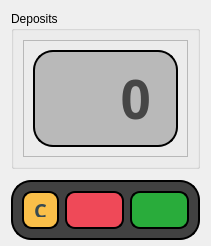
            <widget class="QWidget" name="deposits">
             <layout class="QGridLayout" name="gridLayout_12">
              <item row="0" column="0">
               <widget class="QGroupBox" name="groupBox_5">
                <property name="title">
                 <string>Deposits</string>
                </property>
                <layout class="QGridLayout" name="gridLayout_10">
                 <item row="0" column="0">
                  <widget class="QFrame" name="frame_6">
                   <property name="frameShape">
                    <enum>QFrame::StyledPanel</enum>
                   </property>
                   <property name="frameShadow">
                    <enum>QFrame::Raised</enum>
                   </property>
                   <layout class="QGridLayout" name="gridLayout_11">
                    <item row="0" column="0">
                     <widget class="QLabel" name="output_deposit">
                      <property name="font">
                       <font>
                        <family>Cascadia Mono</family>
                        <pointsize>40</pointsize>
                        <bold>true</bold>
                       </font>
                      </property>
                      <property name="styleSheet">
                       <string notr="true">color: rgb(70, 70, 70);
background-color: rgb(185, 185, 185);
border: 2px solid rgb(0, 0, 0);
border-radius: 20px;
padding-right: 10px;
padding-left: 10px;
padding-top: 10px;
padding-bottom: 10px;</string>
                      </property>
                      <property name="frameShape">
                       <enum>QFrame::Box</enum>
                      </property>
                      <property name="frameShadow">
                       <enum>QFrame::Raised</enum>
                      </property>
                      <property name="text">
                       <string>0</string>
                      </property>
                      <property name="alignment">
                       <set>Qt::AlignRight|Qt::AlignTrailing|Qt::AlignVCenter</set>
                      </property>
                      <property name="margin">
                       <number>10</number>
                      </property>
                     </widget>
                    </item>
                   </layout>
                  </widget>
                 </item>
                </layout>
               </widget>
              </item>
              <item row="1" column="0">
               <widget class="QFrame" name="frame_10">
                <property name="minimumSize">
                 <size>
                  <width>0</width>
                  <height>60</height>
                 </size>
                </property>
                <property name="maximumSize">
                 <size>
                  <width>16777215</width>
                  <height>50</height>
                 </size>
                </property>
                <property name="styleSheet">
                 <string notr="true">color: rgb(255, 255, 255);
background-color: rgb(65, 65, 65);
border: 2px solid rgb(0, 0, 0);
border-radius: 20px;</string>
                </property>
                <property name="frameShape">
                 <enum>QFrame::StyledPanel</enum>
                </property>
                <property name="frameShadow">
                 <enum>QFrame::Raised</enum>
                </property>
                <layout class="QHBoxLayout" name="horizontalLayout_5">
                 <item>
                  <widget class="QPushButton" name="clear_output_d">
                   <property name="sizePolicy">
                    <sizepolicy hsizetype="Expanding" vsizetype="Expanding">
                     <horstretch>0</horstretch>
                     <verstretch>0</verstretch>
                    </sizepolicy>
                   </property>
                   <property name="font">
                    <font>
                     <family>Cascadia Mono</family>
                     <pointsize>15</pointsize>
                     <bold>true</bold>
                    </font>
                   </property>
                   <property name="styleSheet">
                    <string notr="true">QPushButton{
	padding: 10px;
	background-color: rgb(250, 191, 73);
	border-radius: 10px;
	color: rgb(56, 74, 81)
}
QPushButton:pressed{
	background-color: rgb(250, 208, 83);
	color: rgb(0, 0, 0);
}</string>
                   </property>
                   <property name="text">
                    <string>C</string>
                   </property>
                  </widget>
                 </item>
                 <item>
                  <widget class="QPushButton" name="delete_number_d">
                   <property name="sizePolicy">
                    <sizepolicy hsizetype="Expanding" vsizetype="Expanding">
                     <horstretch>0</horstretch>
                     <verstretch>0</verstretch>
                    </sizepolicy>
                   </property>
                   <property name="font">
                    <font>
                     <family>Cascadia Mono</family>
                     <pointsize>10</pointsize>
                     <bold>true</bold>
                    </font>
                   </property>
                   <property name="styleSheet">
                    <string notr="true">QPushButton{
	padding: 10px;
	background-color: rgb(239, 73, 88);
	border-radius: 10px;
	color: rgb(56, 74, 81)
}
QPushButton:pressed{
	background-color: rgb(239, 104, 113);
	color: rgb(0, 0, 0)
}</string>
                   </property>
                   <property name="text">
                    <string/>
                   </property>
                   <property name="icon">
                    <iconset resource="../../icons/all_images.qrc">
                     <normaloff>:/Feather-Blue/feather_blue/delete.svg</normaloff>:/Feather-Blue/feather_blue/delete.svg</iconset>
                   </property>
                   <property name="iconSize">
                    <size>
                     <width>24</width>
                     <height>24</height>
                    </size>
                   </property>
                  </widget>
                 </item>
                 <item>
                  <widget class="QPushButton" name="submit_output_d">
                   <property name="sizePolicy">
                    <sizepolicy hsizetype="Expanding" vsizetype="Expanding">
                     <horstretch>0</horstretch>
                     <verstretch>0</verstretch>
                    </sizepolicy>
                   </property>
                   <property name="font">
                    <font>
                     <family>Cascadia Mono</family>
                     <pointsize>10</pointsize>
                     <bold>true</bold>
                    </font>
                   </property>
                   <property name="styleSheet">
                    <string notr="true">QPushButton{
	padding: 10px;
	background-color: rgb(41, 172, 59);
	border-radius: 10px;
	color: rgb(56, 74, 81)
}
QPushButton:pressed{
	background-color: rgb(50, 209, 71);
	color: rgb(0, 0, 0)
}</string>
                   </property>
                   <property name="text">
                    <string/>
                   </property>
                   <property name="icon">
                    <iconset resource="../../icons/all_images.qrc">
                     <normaloff>:/Feather-Blue/feather_blue/check-square.svg</normaloff>:/Feather-Blue/feather_blue/check-square.svg</iconset>
                   </property>
                   <property name="iconSize">
                    <size>
                     <width>24</width>
                     <height>24</height>
                    </size>
                   </property>
                  </widget>
                 </item>
                </layout>
               </widget>
              </item>
             </layout>
            </widget>
